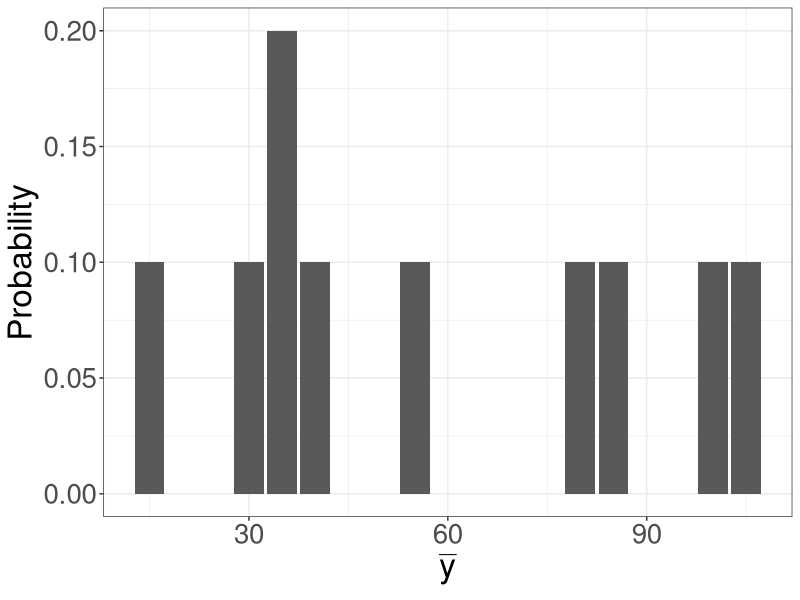
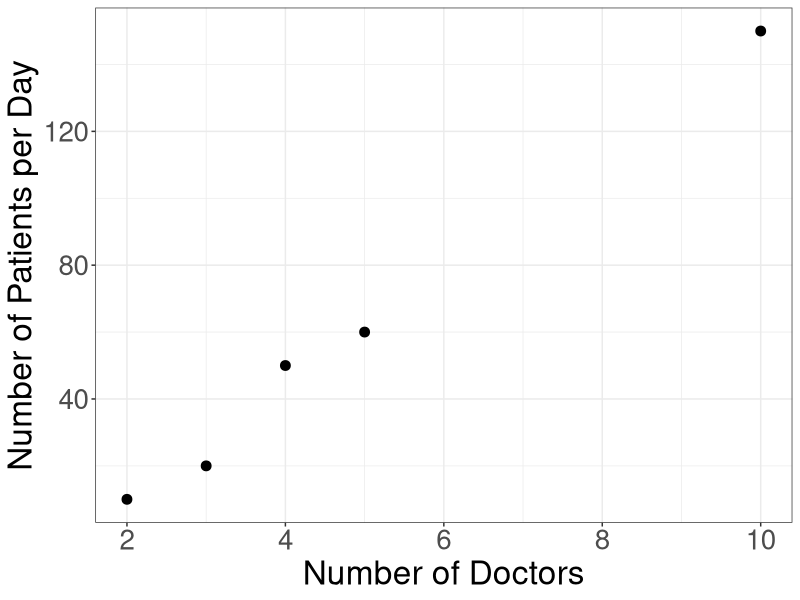

Reproduce these figures in R, in order.
## ---- chunk 1
#| echo: false
#| fig-cap: ""
#| fig-alt: "Bar graph showing the probability distribution of y-bar corresponding to the table, with the x-axis labeled y-bar and the y-axis labeled 'Probability'."

library(tidyverse)
tibble(ybar = c(15,30,35,40,55,80,85,100,105),
       prob = c(0.1,0.1,0.2,0.1,0.1,0.1,0.1,0.1,0.1)) %>%
  ggplot(aes(y = prob, x = ybar)) + geom_bar(stat = "identity") + theme_bw() +
  labs(y = "Probability", x = expression(bar(y))) +
  theme(axis.title = element_text(size = 24),
        axis.text = element_text(size = 20))
## ---- chunk 2
#| echo: false
#| fig-cap: ""
#| fig-alt: "Scatterplot showing number of doctors on x-axis and number of clinics on y-axis. The relationship is positive."

tibble(doctors = c(2,3,4,5,10),
       patients = c(10,20,50,60,150)) %>%
  ggplot(aes(y = patients, x = doctors)) + geom_point(size=3) + theme_bw() +
  labs(y = "Number of Patients per Day", x = "Number of Doctors") +
  theme(axis.title = element_text(size = 24),
        axis.text = element_text(size = 20))
